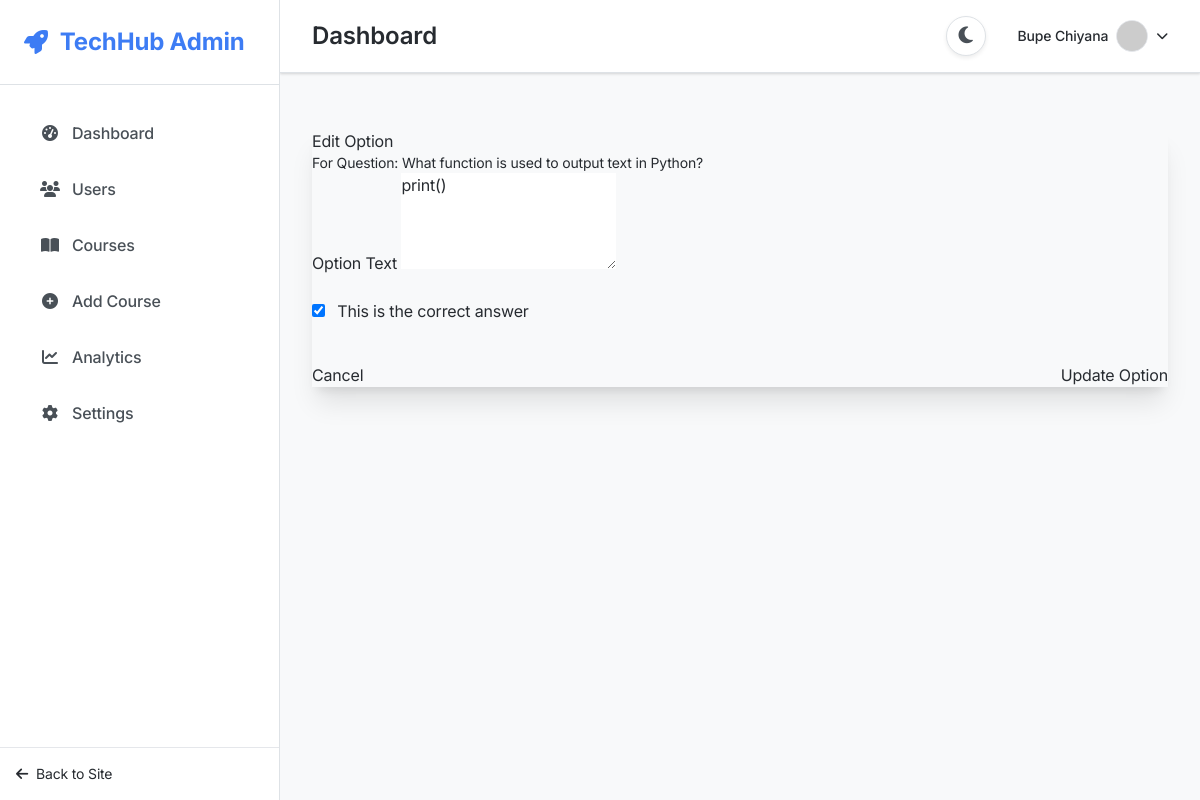
/admin/options/1/edit (signed in), run on the app's committed database.
### app.py (models this page shows, shortened)
class User(UserMixin, db.Model):
    id = db.Column(db.Integer, primary_key=True)
    username = db.Column(db.String(80), unique=True, nullable=False)
    email = db.Column(db.String(120), unique=True, nullable=False)
    password_hash = db.Column(db.String(128))
    created_at = db.Column(db.DateTime, default=datetime.utcnow)
    is_admin = db.Column(db.Boolean, default=False)
    enrollments = db.relationship('Enrollment', backref='student', lazy=True,
                                foreign_keys='Enrollment.user_id')

class QuizQuestion(db.Model):
    id = db.Column(db.Integer, primary_key=True)
    quiz_id = db.Column(db.Integer, db.ForeignKey('quiz.id'), nullable=False)
    question_text = db.Column(db.Text, nullable=False)
    options = db.relationship('QuizOption', backref='question', lazy=True)

class QuizOption(db.Model):
    id = db.Column(db.Integer, primary_key=True)
    quiz_question_id = db.Column(db.Integer, db.ForeignKey('quiz_question.id'), nullable=False)
    option_text = db.Column(db.Text, nullable=False)
    is_correct = db.Column(db.Boolean, default=False)

### app.py (the view)
@app.route('/admin/options/<int:option_id>/edit', methods=['GET', 'POST'])
@admin_required
def admin_edit_option(option_id):
    option = QuizOption.query.get_or_404(option_id)
    form = QuizOptionForm(obj=option)
    if form.validate_on_submit():
        form.populate_obj(option)
        db.session.commit()
        flash('Option updated successfully!', 'success')
        return redirect(url_for('admin_edit_quiz', quiz_id=option.question.quiz_id))
    return render_template('admin/option_form.html', form=form, option=option, question=option.question)

### app.py
class QuizOptionForm(FlaskForm):
    option_text = TextAreaField('Option', validators=[DataRequired()])
    is_correct = BooleanField('Correct Answer')
    submit = SubmitField('Save Option')

### app.py (called while the page is built)
@login_manager.user_loader
def load_user(user_id):
    return User.query.get(int(user_id))

@app.context_processor
def inject_utility_functions():
    def get_lesson_duration(lesson):
        if hasattr(lesson, 'duration_minutes') and lesson.duration_minutes is not None:
            return lesson.duration_minutes
        return 60  # Default duration in minutes
    return {
        'now': datetime.utcnow,
        'get_lesson_duration': get_lesson_duration
    }

def admin_required(f):
    @wraps(f)
    def decorated_function(*args, **kwargs):
        if not current_user.is_authenticated or not current_user.is_admin:
            flash('Access denied. Admin privileges required.', 'error')
            return redirect(url_for('home'))
        return f(*args, **kwargs)
    return decorated_function

### templates/admin/option_form.html (shortened to what this page needs)
{% extends "admin/admin_base.html" %}
{% block admin_content %}
<section class="py-6">
    <div class="container">
        <div class="card bg-base-100 shadow-xl">
            <div class="card-body">
                <h2 class="card-title">{{ 'Edit Option' if option else 'Create New Option' }}</h2>
                <p class="text-sm text-text-secondary">For Question: {{ question.question_text }}</p>
                <form method="POST">
                    <div class="grid grid-cols-1 gap-6">
                        <div class="form-control">
                            <label class="label">
                                <span class="label-text">Option Text</span>
                            </label>
                            {{ form.option_text(class="textarea textarea-bordered h-24") }}
                        </div>
                        <div class="form-control">
                            <label class="cursor-pointer label">
                                {{ form.is_correct(class="checkbox checkbox-primary") }}
                                <span class="label-text ml-2">This is the correct answer</span>
                            </label>
                        </div>
                        <div class="flex justify-between mt-4">
                            <a href="{{ url_for('admin_edit_quiz', quiz_id=question.quiz_id) }}" class="btn btn-outline">
                                Cancel
                            </a>
                            <button type="submit" class="btn btn-primary">
                                {% if option %}Update{% else %}Create{% endif %} Option
                            </button>
                        </div>
                    </div>
                </form>
            </div>
        </div>
    </div>
</section>
{% endblock %}

### templates/admin/admin_base.html (shortened to what this page needs)
<!DOCTYPE html>
<html lang="en" class="{{ 'dark-mode' if session.get('dark_mode') else '' }}">
<head>
    <script src="https://cdn.tailwindcss.com"></script>
    <link rel="stylesheet" href="{{ url_for('static', filename='css/animations.css') }}">
    <link rel="stylesheet" href="{{ url_for('static', filename='css/modern-ui.css') }}">
    <link rel="stylesheet" href="{{ url_for('static', filename='css/theme-toggle.css') }}">
    <link rel="stylesheet" href="https://cdnjs.cloudflare.com/ajax/libs/font-awesome/6.4.0/css/all.min.css" />
</head>
<body class="{{ 'dark-mode' if session.get('dark_mode') else '' }} admin-layout">
    <aside id="adminSidebar" class="admin-sidebar">
        <div class="logo">
            <i class="fas fa-rocket mr-3"></i>
            TechHub Admin
        </div>
        <nav>
            <ul>
                <li>
                    <a href="{{ url_for('admin_dashboard') }}" class="{{ 'active' if request.endpoint == 'admin_dashboard' else '' }}">
                        <i class="fas fa-tachometer-alt"></i> Dashboard
                    </a>
                </li>
                <li>
                    <a href="#" class="{{ 'active' if request.endpoint == 'admin_users' else '' }}">
                        <i class="fas fa-users"></i> Users
                    </a>
                </li>
                <li>
                    <a href="{{ url_for('admin_dashboard') }}" class="{{ 'active' if 'course' in request.endpoint else '' }}">
                        <i class="fas fa-book-open"></i> Courses
                    </a>
                </li>
                <li>
                    <a href="{{ url_for('admin_add_course') }}" class="{{ 'active' if request.endpoint == 'admin_add_course' else '' }}">
                        <i class="fas fa-plus-circle"></i> Add Course
                    </a>
                </li>
                <li>
                    <a href="#" class="{{ 'active' if request.endpoint == 'admin_analytics' else '' }}">
                        <i class="fas fa-chart-line"></i> Analytics
                    </a>
                </li>
                <li>
                    <a href="#" class="{{ 'active' if request.endpoint == 'admin_settings' else '' }}">
                        <i class="fas fa-cog"></i> Settings
                    </a>
                </li>
            </ul>
        </nav>
        <div class="mt-auto p-4 border-t border-border-color">
            <a href="{{ url_for('home') }}" class="text-sm text-text-secondary hover:text-primary flex items-center">
                <i class="fas fa-arrow-left mr-2"></i>Back to Site
            </a>
        </div>
    </aside>
    <main class="admin-main-content">
        <div class="admin-header">
            <div class="flex items-center">
                <h1>{% block header_title %}Dashboard{% endblock %}</h1>
            </div>
            <div class="flex items-center space-x-4">
                <button id="themeToggle" class="theme-toggle in-header" aria-label="Toggle theme">
                    <i class="{{ 'fas fa-sun' if session.get('dark_mode') else 'fas fa-moon' }}" aria-hidden="true"></i>
                </button>
                <div class="user-menu" id="userMenu">
                    <button class="flex items-center text-text-primary hover:text-primary" id="userMenuButton">
                        <span class="mr-2 text-sm font-medium hidden md:inline">{{ current_user.username }}</span>
                        <img class="h-8 w-8 rounded-full bg-gray-300 border border-border-color" src="https://ui-avatars.com/api/?name={{ current_user.username }}&background=random&color=fff" alt="{{ current_user.username }}'s avatar"/>
                        <i class="fas fa-chevron-down ml-2 text-xs"></i>
                    </button>
                </div>
            </div>
        </div>
        <div class="admin-content-wrapper">
            {% block admin_content %}
            {% endblock %}
        </div>
    </main>
</body>
</html>

### static/css/modern-ui.css (style rules this page uses)
:root { --primary: #3d7cf4; --primary-dark: #2b62d3; --primary-light: #e4efff; --secondary: #6c757d; --secondary-dark: #5c636a; --accent: #0dcaf0; --success: #0d8a4a; --success-light: #d1f1de; --warning: #eb9e00; --warning-light: #fff6e0; --danger: #cf3040; --danger-light: #fbe4e7; --info: #0297ae; --info-light: #ddf6fa; --body-bg: #f8f9fa; --card-bg: #ffffff; --text-primary: #272b30; --text-secondary: #495057; --text-tertiary: #868e96; --border-color: #dee2e6; --border-hover: #ced4da; --shadow-sm: 0 .125rem .25rem rgba(0,0,0,.075); --shadow: 0 .5rem 1rem rgba(0,0,0,.1); --shadow-md: 0 0.75rem 1.5rem rgba(0,0,0,.075); --shadow-lg: 0 1rem 2rem rgba(0, 0, 0, 0.1); --primary-rgb: 61, 124, 244; --gray-100: #f8f9fa; --gray-200: #e9ecef; --gray-300: #dee2e6; --gray-400: #ced4da; --gray-500: #adb5bd; --gray-600: #6c757d; --gray-700: #495057; --gray-800: #343a40; --gray-900: #212529; }
body, a, button, input, select, textarea, .card, .btn { transition: background-color 0.3s ease, color 0.3s ease, border-color 0.3s ease, box-shadow 0.3s ease, transform 0.3s ease; }
body { background-color: var(--body-bg); color: var(--text-primary); font-family: 'Inter', -apple-system, BlinkMacSystemFont, 'Segoe UI', Roboto, sans-serif; line-height: 1.6; letter-spacing: -0.011em; }
a { color: var(--primary); text-decoration: none; }

### static/css/theme-toggle.css (style rules this page uses)
.theme-toggle { position: absolute; top: 1.5rem; right: 1.5rem; background: var(--card-bg); border: 1px solid var(--border-color); box-shadow: var(--shadow-sm); color: var(--text-secondary); border-radius: 50%; width: 2.5rem; height: 2.5rem; display: flex; align-items: center; justify-content: center; cursor: pointer; transition: all 0.2s ease; z-index: 50; }
.admin-header .theme-toggle { position: relative; top: auto; right: auto; margin: 0 1rem; }
.theme-toggle i { font-size: 1.2rem; transition: transform 0.3s ease; }
html, body { transition: background-color 0.3s ease, color 0.3s ease; }
html *, body * { transition: background-color 0.3s ease, color 0.3s ease, border-color 0.3s ease, box-shadow 0.3s ease; }
img, video, canvas, iframe, .no-transition, .no-transition * { transition: none !important; }
body:not(.preload) * { will-change: auto; }

### templates/admin/admin_base.html (style rules this page uses)
body { display: flex; min-height: 100vh; background-color: var(--body-bg); }
.admin-sidebar { width: 280px; background-color: var(--card-bg); border-right: 1px solid var(--border-color); display: flex; flex-direction: column; transition: all 0.3s ease; }
.admin-sidebar .logo { font-size: 1.5rem; font-weight: 700; color: var(--primary); padding: 1.5rem; border-bottom: 1px solid var(--border-color); display: flex; align-items: center; }
.admin-sidebar nav { padding: 1.5rem; }
.admin-sidebar nav ul { list-style: none; padding: 0; margin: 0; display: flex; flex-direction: column; gap: 0.5rem; }
.admin-sidebar nav a { display: flex; align-items: center; padding: 0.75rem 1rem; color: var(--text-secondary); text-decoration: none; border-radius: 0.5rem; transition: all 0.2s ease; font-weight: 500; }
.admin-sidebar nav a i { margin-right: 0.75rem; width: 20px; text-align: center; }
.admin-main-content { flex-grow: 1; padding: 0; overflow-y: auto; background-color: var(--body-bg); }
.admin-header { display: flex; justify-content: space-between; align-items: center; padding: 1rem 2rem; background-color: var(--card-bg); border-bottom: 1px solid var(--border-color); box-shadow: 0 1px 3px 0 rgba(0, 0, 0, 0.1), 0 1px 2px 0 rgba(0, 0, 0, 0.06); }
.admin-header h1 { font-size: 1.5rem; font-weight: 600; color: var(--text-primary); }
.admin-content-wrapper { padding: 2rem; }
.user-menu { position: relative; }
.theme-toggle { position: fixed; top: 1.5rem; right: 1.5rem; background: var(--card-bg); border: 1px solid var(--border-color); box-shadow: var(--shadow-sm); color: var(--text-secondary); border-radius: 50%; width: 2.5rem; height: 2.5rem; display: flex; align-items: center; justify-content: center; cursor: pointer; transition: all 0.2s ease; z-index: 100; }
.theme-toggle i { font-size: 1.2rem; transition: transform 0.3s ease; }
.fas, .fa, .fa-solid, .far, .fa-regular, .fab, .fa-brands { display: inline-block !important; font-size: inherit; text-rendering: auto; -webkit-font-smoothing: antialiased; -moz-osx-font-smoothing: grayscale; }

### data on the page
User: username "Bupe Chiyana"
QuizQuestion: question_text "What function is used to output text in Python?"
QuizOption: option_text "print()", is_correct "☑"

### other printed values
{{ 'Edit Option' if option else 'Create New Option' }} "Edit Option"
